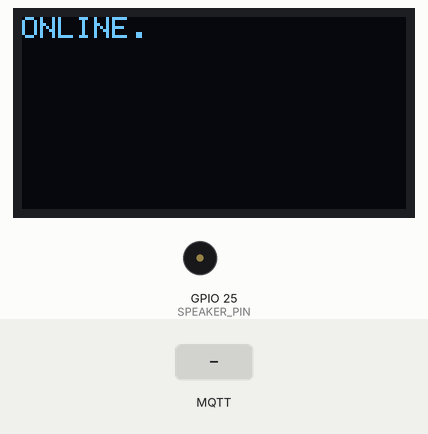
Bench run of a sketch on a simulated ESP32. Shown: 128×64 one-colour display, buzzer (waves = sounding). The inputs (shaded band) are chosen by the test bench. WiFi joins after 1.5 s; servers stay silent unless stated; storage starts empty; random numbers use the default seed unless the sketch sets one; no MQTT or app messages arrive unless stated; what the sketch prints to the serial monitor is not drawn.

Above: at 2.7 s.
2.8 s: MQTT message "STOP" arrives on the first subscribed topic
At 3.06 s:
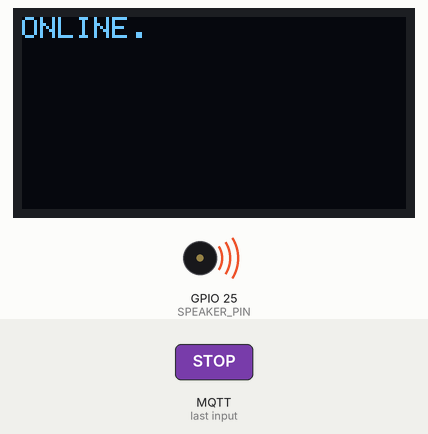
At 4.0 s:
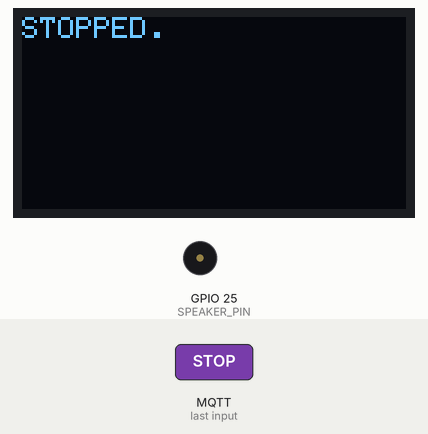
4.8 s: MQTT message "PLAY" arrives on the first subscribed topic
6.3 s: MQTT message "PAUSE" arrives on the first subscribed topic
Timing chart, 0 to 9.3 s (numbered marks = the images above; inputs shaded):
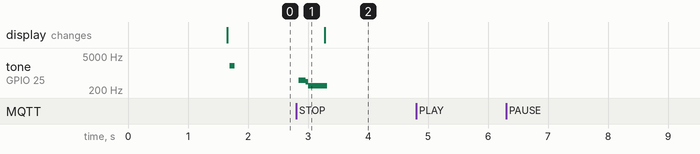

Measured:
- after the input at 2.8 s, tone on GPIO 25 (SPEAKER_PIN): silent → 500 Hz at once, → 432 Hz 0.12 s later, → 300 Hz 0.04 s later, → silent 0.32 s later
- after the input at 4.8 s, every drawn part: stays the same
- after the input at 6.3 s, every drawn part: stays the same

The sketch:

BadAppleFinal.ino
```cpp
/*
 * ESP32 PROJECT: IOT VIDEO PLAYER + UI SOUNDS
 * - Video: 15 FPS Turbo
 * - Audio: System Beeps/Chimes (Justifies the hardware!)
 * - Control: MQTT
 */

#include <WiFi.h>
#include <PubSubClient.h>
#include <SPI.h>
#include <SD.h>
#include <Wire.h>
#include <Adafruit_GFX.h>
#include <Adafruit_SH110X.h>

// --- CONFIG ---
const char* ssid         = "WIFI_SSID"; // CHANGE THIS
const char* password     = "WIFI_PASSWORD"; // CHANGE THIS
const char* mqtt_server  = "broker.hivemq.com";
const char* mqtt_topic   = "TOPIC"; // MQTT TOPIC

// --- PINS ---
#define CUSTOM_SDA 33
#define CUSTOM_SCL 14
#define SD_CS_PIN  5
#define SPEAKER_PIN 25 // DAC Pin

// --- TUNING ---
#define TARGET_FPS 15
const int frame_interval = 1000 / TARGET_FPS;

// --- GLOBALS ---
Adafruit_SH1106G display = Adafruit_SH1106G(128, 64, &Wire, -1);
WiFiClient espClient;
PubSubClient client(espClient);
File videoFile;
uint8_t buffer[1024];
unsigned long lastFrameStart = 0;

// State
enum AppState { STATE_IDLE, STATE_PLAYING, STATE_PAUSED };
AppState currentState = STATE_IDLE;

// --- SOUND ENGINE / DIRECT-DRIVE AUDIO DRIVER (The "Money Saver") ---
// Simple function to generate a beep without libraries
void beep(int freq, int duration) {
  int delayTime = 1000000 / freq / 2;
  long loops = (long)freq * duration / 1000;
  for (long i = 0; i < loops; i++) {
    dacWrite(SPEAKER_PIN, 200); // High
    delayMicroseconds(delayTime);
    dacWrite(SPEAKER_PIN, 0);   // Low
    delayMicroseconds(delayTime);
  }
  dacWrite(SPEAKER_PIN, 0); // Silence
}

// Play a "Success" Chime (Mario Coin style)
void playStartSound() {
  beep(1000, 100);
  delay(50);
  beep(2000, 200);
}

// Play a "Stop" Sound (Low pitch)
void playStopSound() {
  beep(500, 150);
  beep(300, 300);
}

// Play a "Pause" blip
void playPauseSound() {
  beep(1500, 50);
  delay(50);
  beep(1500, 50);
}

// --- CALLBACK ---
void callback(char* topic, byte* payload, unsigned int length) {
  String msg;
  for(int i=0; i<length; i++) msg += (char)payload[i];
  Serial.print("CMD: "); Serial.println(msg);

  if (msg == "PLAY") {
    if(videoFile) videoFile.close();
    videoFile = SD.open("/badapple.bin");

    if (videoFile) {
      videoFile.seek(0);
      currentState = STATE_PLAYING;
      playStartSound(); // <--- MAKES NOISE!
      Serial.println("Playing");
    }
  }
  else if (msg == "PAUSE") {
    if (currentState == STATE_PLAYING) {
      currentState = STATE_PAUSED;
      playPauseSound(); // <--- MAKES NOISE!

      display.setTextColor(SH110X_BLACK, SH110X_WHITE);
      display.setCursor(40,25); display.print("PAUSE");
      display.display();
    }
  }
  else if (msg == "RESUME") {
    if (currentState == STATE_PAUSED) {
      playStartSound(); // <--- MAKES NOISE!
      currentState = STATE_PLAYING;
    }
  }
  else if (msg == "STOP") {
    currentState = STATE_IDLE;
    if(videoFile) videoFile.close();
    playStopSound(); // <--- MAKES NOISE!

    display.clearDisplay();
    display.setCursor(0,0);
    display.setTextColor(SH110X_WHITE);
    display.println("STOPPED.");
    display.display();
  }
}

void reconnect() {
  while (!client.connected()) {
    String id = "ESP32-" + String(random(0xffff), HEX);
    if (client.connect(id.c_str())) {
      client.subscribe(mqtt_topic);
      display.clearDisplay();
      display.setCursor(0,0);
      display.println("ONLINE.");
      display.display();
      beep(2000, 50); // Connection Beep!
    } else {
      delay(2000);
    }
  }
}

void setup() {
  Serial.begin(115200);

  // Config DAC
  pinMode(SPEAKER_PIN, OUTPUT);

  Wire.begin(CUSTOM_SDA, CUSTOM_SCL);
  Wire.setClock(800000);

  if(!display.begin(0x3C, true)) while(1);
  display.clearDisplay();
  display.setTextSize(1);
  display.setTextColor(SH110X_WHITE);
  display.println("Booting...");
  display.display();

  if (!SD.begin(SD_CS_PIN)) {
    display.println("SD Fail!"); display.display(); while(1);
  }

  WiFi.begin(ssid, password);
  while (WiFi.status() != WL_CONNECTED) delay(100);

  client.setServer(mqtt_server, 1883);
  client.setCallback(callback);
}

void loop() {
  if (!client.connected()) reconnect();
  client.loop();

  if (currentState == STATE_PLAYING && videoFile) {
    unsigned long now = millis();
    if (now - lastFrameStart >= frame_interval) {
      lastFrameStart = now;
      if (videoFile.available()) {
        videoFile.read(buffer, 1024);
        display.drawBitmap(0, 0, buffer, 128, 64, 1, 0);
        display.display();
      } else {
        // Loop
        videoFile.seek(0);
      }
    }
  }
}
```
